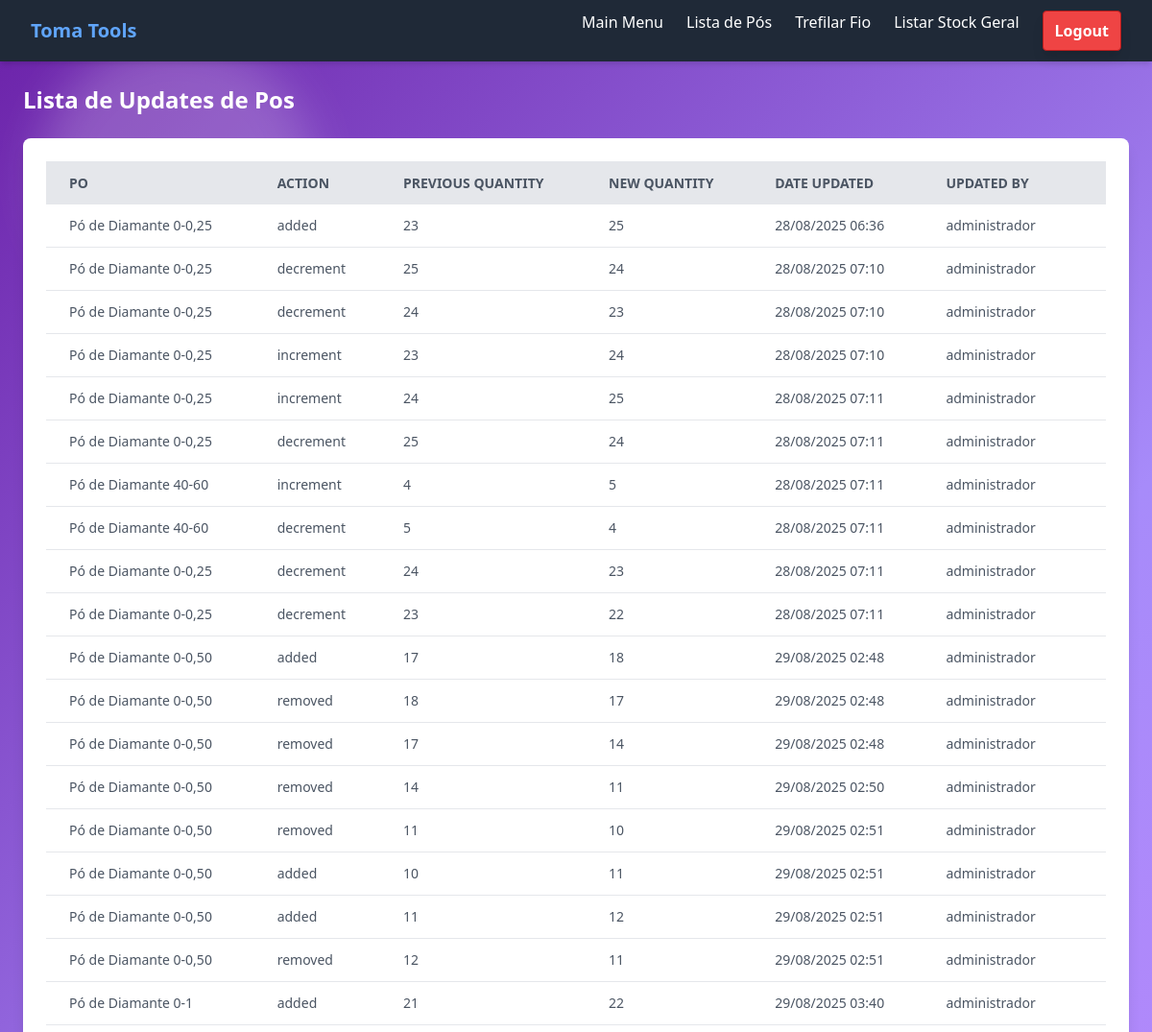
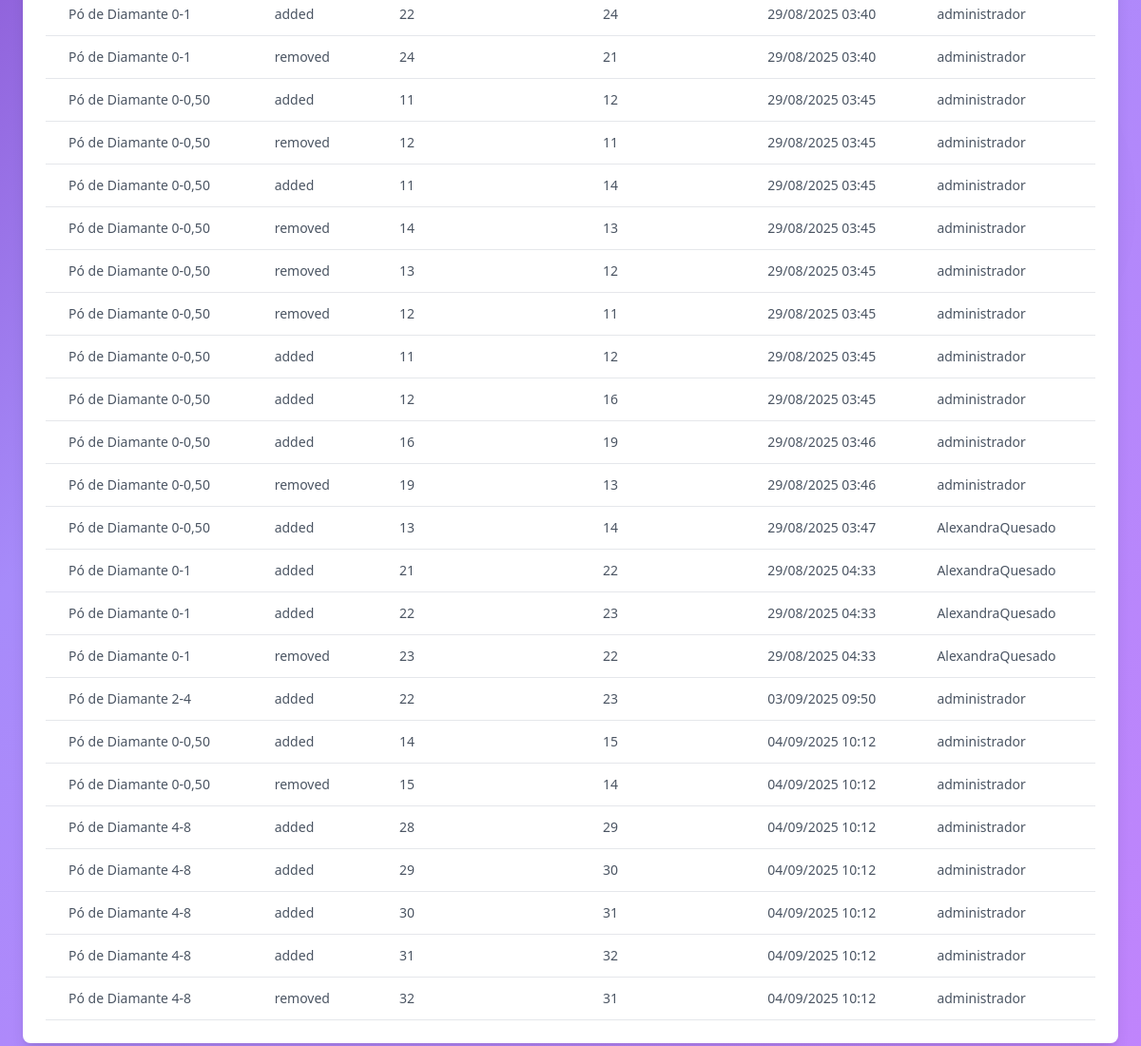
The page /listar_update_pos/ (signed in) on the database its author committed (2 pictures, top to bottom).
### management/models.py (models this page shows, shortened)
class updatePo(models.Model):
    ACTION_CHOICES = [
        ('added', 'Added'),
        ('removed', 'Removed'),
    ]
    po = models.ForeignKey(Po, on_delete=models.CASCADE)
    previous_quantity = models.PositiveIntegerField()
    new_quantity = models.PositiveIntegerField()
    user = models.ForeignKey(User, on_delete=models.SET_NULL, null=True)
    action = models.CharField(max_length=10, choices=ACTION_CHOICES)
    date_updated = models.DateTimeField(auto_now=True)  # <- você só precisa deste

class Po(models.Model):
    reference_choices = [
        ('0-0,25', '0-0,25'),
        ('0-0,50', '0-0,50'),
        ('0-1', '0-1'),
        ('0-2', '0-2'),
        ('2-4', '2-4'),
        ('4-8', '4-8'),
        ('6-12', '6-12'),
        ('10-20', '10-20'),
        ('20-40', '20-40'),
        ('40-60', '40-60'),
        ('60-80', '60-80'),
        ('2-6', '2-6'),
        ('5-10', '5-10'),
        ('0-0,20', '0-0,20'),
    ]
    product = models.CharField(max_length=40, default='Pó de Diamante')
    reference = models.CharField(max_length=10, choices=reference_choices)
    min_stock = models.IntegerField()
    quantity = models.IntegerField()
    fornecedor = models.ForeignKey(Fornecedor, on_delete=models.CASCADE, null=True, blank=True)
    date_added = models.DateTimeField(auto_now_add=True)
    updated_at = models.DateTimeField(auto_now=True)
    user = models.ForeignKey(User, on_delete=models.CASCADE, null=True, blank=True)
    def __str__(self):
        return f"{self.product} {self.reference}"

### management/views.py (the view)
# urls.py: path('listar_update_pos/', views.listar_updates, name='listar_update_pos'),
def listar_updates(request):
    updates = updatePo.objects.all()
    return render(request, 'management/listar_update_pos.html', {'updates': updates})

### management/templates/management/listar_update_pos.html (shortened to what this page needs)
{% extends 'management/base.html' %}
{% load static %}
{% block content %}
<h1 class="text-2xl font-bold text-white mb-6">Lista de Updates de Pos</h1>
<div class="overflow-x-auto w-full max-w-7xl bg-white rounded-lg shadow-lg p-6">
    <table id="poupdateTable" class=min-w-full table-auto">
        <thead>
            <tr class="bg-gray-200 text-gray-600 uppercase text-sm leading-normal">
            <th class="py-3 px-6 text-left">Po</th>
            <th class="py-3 px-6 text-left">Action</th>
            <th class="py-3 px-6 text-left">Previous Quantity</th>
            <th class="py-3 px-6 text-left">New Quantity</th>
            <th class="py-3 px-6 text-left">Date Updated</th>
            <th class="py-3 px-6 text-left">Updated By</th>
        </thead>
        <tbody class="text-gray-600 text-sm font-light">
            {% for at in updates %}
            <tr class="border-b border-gray-200 hover:bg-gray-100">
                <td class="py-3 px-6 text-left">
                    {{ at.po }}
                </td>
                <td class="py-3 px-6 text-left">
                    {{ at.action }}
                </td>
                <td class="py-3 px-6 text-left">
                    {{ at.previous_quantity }}
                </td>
                <td class="py-3 px-6 text-left">
                    {{ at.new_quantity }}
                </td>
                <td class="py-3 px-6 text-left">
                    {{ at.date_updated|date:"d/m/Y H:i" }}
                </td>
                <td class="py-3 px-6 text-left">
                    {{ at.user.username }}
                </td>
            </tr>
            {% empty %}
            <tr>
                <td colspan="6" class="py-3 px-6 text-center">Nenhum pó encontrado.</td>
            </tr>
            {% endfor %}
        </tbody>
{% endblock %}

### rows shown on the page
updatePo: po "Pó de Diamante 0-0,25", action "added", previous_quantity "23", new_quantity "25", date_updated "28/08/2025 06:36", user.username "administrador"
updatePo: po "Pó de Diamante 0-0,25", action "decrement", previous_quantity "25", new_quantity "24", date_updated "28/08/2025 07:10", user.username "administrador"
updatePo: po "Pó de Diamante 0-0,25", action "decrement", previous_quantity "24", new_quantity "23", date_updated "28/08/2025 07:10", user.username "administrador"
updatePo: po "Pó de Diamante 0-0,25", action "increment", previous_quantity "23", new_quantity "24", date_updated "28/08/2025 07:10", user.username "administrador"
updatePo: po "Pó de Diamante 0-0,25", action "increment", previous_quantity "24", new_quantity "25", date_updated "28/08/2025 07:11", user.username "administrador"
updatePo: po "Pó de Diamante 0-0,25", action "decrement", previous_quantity "25", new_quantity "24", date_updated "28/08/2025 07:11", user.username "administrador"
updatePo: po "Pó de Diamante 40-60", action "increment", previous_quantity "4", new_quantity "5", date_updated "28/08/2025 07:11", user.username "administrador"
updatePo: po "Pó de Diamante 40-60", action "decrement", previous_quantity "5", new_quantity "4", date_updated "28/08/2025 07:11", user.username "administrador"
updatePo: po "Pó de Diamante 0-0,25", action "decrement", previous_quantity "24", new_quantity "23", date_updated "28/08/2025 07:11", user.username "administrador"
updatePo: po "Pó de Diamante 0-0,25", action "decrement", previous_quantity "23", new_quantity "22", date_updated "28/08/2025 07:11", user.username "administrador"
updatePo: po "Pó de Diamante 0-0,50", action "added", previous_quantity "17", new_quantity "18", date_updated "29/08/2025 02:48", user.username "administrador"
updatePo: po "Pó de Diamante 0-0,50", action "removed", previous_quantity "18", new_quantity "17", date_updated "29/08/2025 02:48", user.username "administrador"
updatePo: po "Pó de Diamante 0-0,50", action "removed", previous_quantity "17", new_quantity "14", date_updated "29/08/2025 02:48", user.username "administrador"
updatePo: po "Pó de Diamante 0-0,50", action "removed", previous_quantity "14", new_quantity "11", date_updated "29/08/2025 02:50", user.username "administrador"
updatePo: po "Pó de Diamante 0-0,50", action "removed", previous_quantity "11", new_quantity "10", date_updated "29/08/2025 02:51", user.username "administrador"
updatePo: po "Pó de Diamante 0-0,50", action "added", previous_quantity "10", new_quantity "11", date_updated "29/08/2025 02:51", user.username "administrador"
updatePo: po "Pó de Diamante 0-0,50", action "added", previous_quantity "11", new_quantity "12", date_updated "29/08/2025 02:51", user.username "administrador"
updatePo: po "Pó de Diamante 0-0,50", action "removed", previous_quantity "12", new_quantity "11", date_updated "29/08/2025 02:51", user.username "administrador"
updatePo: po "Pó de Diamante 0-1", action "added", previous_quantity "21", new_quantity "22", date_updated "29/08/2025 03:40", user.username "administrador"
updatePo: po "Pó de Diamante 0-1", action "added", previous_quantity "22", new_quantity "24", date_updated "29/08/2025 03:40", user.username "administrador"
updatePo: po "Pó de Diamante 0-1", action "removed", previous_quantity "24", new_quantity "21", date_updated "29/08/2025 03:40", user.username "administrador"
updatePo: po "Pó de Diamante 0-0,50", action "added", previous_quantity "11", new_quantity "12", date_updated "29/08/2025 03:45", user.username "administrador"
updatePo: po "Pó de Diamante 0-0,50", action "removed", previous_quantity "12", new_quantity "11", date_updated "29/08/2025 03:45", user.username "administrador"
updatePo: po "Pó de Diamante 0-0,50", action "added", previous_quantity "11", new_quantity "14", date_updated "29/08/2025 03:45", user.username "administrador"
updatePo: po "Pó de Diamante 0-0,50", action "removed", previous_quantity "14", new_quantity "13", date_updated "29/08/2025 03:45", user.username "administrador"
updatePo: po "Pó de Diamante 0-0,50", action "removed", previous_quantity "13", new_quantity "12", date_updated "29/08/2025 03:45", user.username "administrador"
updatePo: po "Pó de Diamante 0-0,50", action "removed", previous_quantity "12", new_quantity "11", date_updated "29/08/2025 03:45", user.username "administrador"
updatePo: po "Pó de Diamante 0-0,50", action "added", previous_quantity "11", new_quantity "12", date_updated "29/08/2025 03:45", user.username "administrador"
updatePo: po "Pó de Diamante 0-0,50", action "added", previous_quantity "12", new_quantity "16", date_updated "29/08/2025 03:45", user.username "administrador"
updatePo: po "Pó de Diamante 0-0,50", action "added", previous_quantity "16", new_quantity "19", date_updated "29/08/2025 03:46", user.username "administrador"
updatePo: po "Pó de Diamante 0-0,50", action "removed", previous_quantity "19", new_quantity "13", date_updated "29/08/2025 03:46", user.username "administrador"
updatePo: po "Pó de Diamante 0-0,50", action "added", previous_quantity "13", new_quantity "14", date_updated "29/08/2025 03:47", user.username "AlexandraQuesado"
updatePo: po "Pó de Diamante 0-1", action "added", previous_quantity "21", new_quantity "22", date_updated "29/08/2025 04:33", user.username "AlexandraQuesado"
updatePo: po "Pó de Diamante 0-1", action "added", previous_quantity "22", new_quantity "23", date_updated "29/08/2025 04:33", user.username "AlexandraQuesado"
updatePo: po "Pó de Diamante 0-1", action "removed", previous_quantity "23", new_quantity "22", date_updated "29/08/2025 04:33", user.username "AlexandraQuesado"
updatePo: po "Pó de Diamante 2-4", action "added", previous_quantity "22", new_quantity "23", date_updated "03/09/2025 09:50", user.username "administrador"
updatePo: po "Pó de Diamante 0-0,50", action "added", previous_quantity "14", new_quantity "15", date_updated "04/09/2025 10:12", user.username "administrador"
updatePo: po "Pó de Diamante 0-0,50", action "removed", previous_quantity "15", new_quantity "14", date_updated "04/09/2025 10:12", user.username "administrador"
updatePo: po "Pó de Diamante 4-8", action "added", previous_quantity "28", new_quantity "29", date_updated "04/09/2025 10:12", user.username "administrador"
updatePo: po "Pó de Diamante 4-8", action "added", previous_quantity "29", new_quantity "30", date_updated "04/09/2025 10:12", user.username "administrador"
updatePo: po "Pó de Diamante 4-8", action "added", previous_quantity "30", new_quantity "31", date_updated "04/09/2025 10:12", user.username "administrador"
updatePo: po "Pó de Diamante 4-8", action "added", previous_quantity "31", new_quantity "32", date_updated "04/09/2025 10:12", user.username "administrador"
updatePo: po "Pó de Diamante 4-8", action "removed", previous_quantity "32", new_quantity "31", date_updated "04/09/2025 10:12", user.username "administrador"
